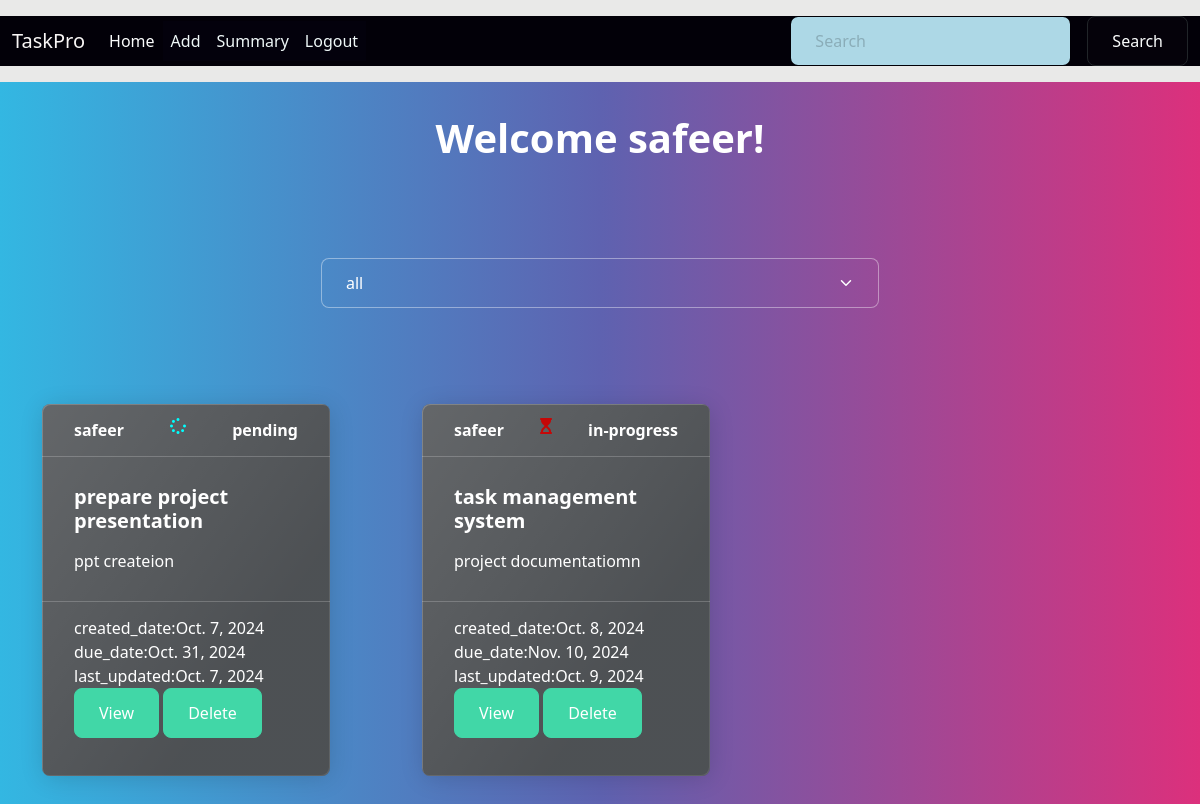
Page /all/ (signed in) on the earlier database version.
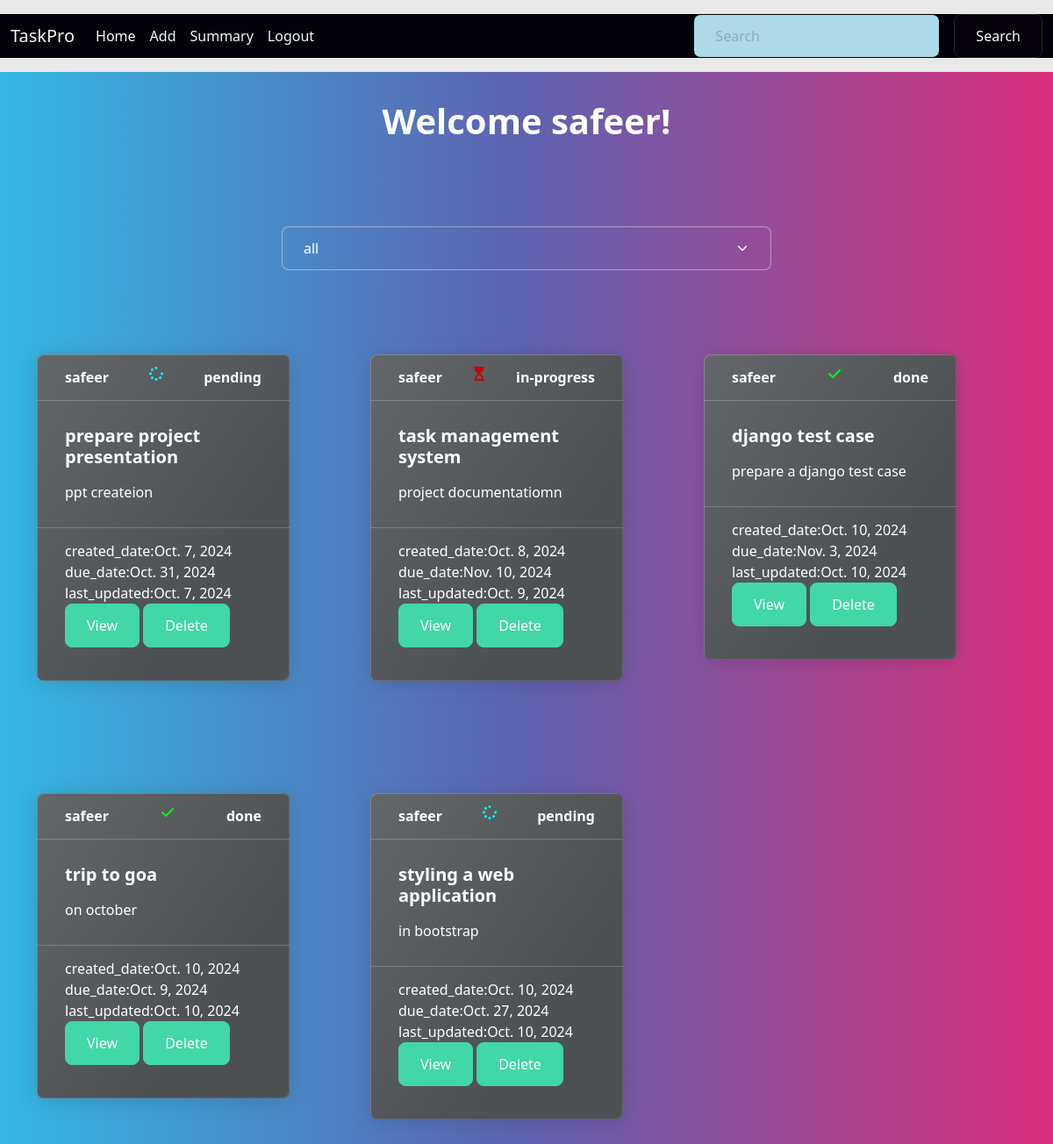
Same page on the later database version.
### myapp/models.py (models this page shows, shortened)
class Task(models.Model):
    title=models.CharField(max_length=200)
    description=models.TextField()
    created_date=models.DateTimeField(auto_now_add=True)
    due_date=models.DateTimeField(null=True)
    updated_date=models.DateTimeField(auto_now=True)
    category_choices=(
        ("personal","personal"),
        ("business","business")
    )
    category=models.CharField(max_length=200,choices=category_choices,default="personal")
    status_choices=(
        ("pending","pending"),
        ("in-progress","in-progress"),
        ("done","done")
    )
    status=models.CharField(max_length=200,choices=status_choices,default="pending")
    user=models.ForeignKey(User,on_delete=models.CASCADE)

### myapp/views.py (the view)
# urls.py: path('all/',views.TaskListView.as_view(),name="task-all"),
@method_decorator(decs,name="dispatch")
class TaskListView(View):
    def get(self,request,*args,**kwargs):
        search_txt=request.GET.get("search_text")
        selected_category=request.GET.get("category","all")
        if selected_category == "all":
            qs=Task.objects.filter(user=request.user)
        else:
            qs=Task.objects.filter(category=selected_category,user=request.user)
        if search_txt != None:
            qs=Task.objects.filter(user=request.user)
            qs=qs.filter(Q(title__icontains=search_txt)|Q(description__icontains=search_txt))
        return render(request,"task_list.html",{"tasks":qs,"selected":selected_category})

### myapp/templates/task_list.html (shortened to what this page needs)
{%extends 'base.html'%}
{%block main_block%}
<div class="container">
    <h1 style="text-align: center;" class="mt-3">Welcome {{request.user}}!</h1>
    <div class="w-50 mx-auto mt-5">
        <form action="">
            <select name="category" id="" class="form-select" onchange="this.form.submit()">
                <option value="all" {%if selected == "all" %} selected {%endif%}>all</option>
            </select>
        </form>
    </div>
</div>
<div class="container">
    <div class="row">
        {%for t in tasks%}
        <div class="col-4">
            <div class="card text-bg-dark mb-3 mt-5" style="max-width: 18rem;color: #f8f6f6;">
                <div class="card-header d-flex justify-content-between">
                    <div> {{t.user}} </div>
                        {%if t.status == 'done' %}
                            <i class="fa-solid fa-check "  style="color: rgb(9, 243, 9);" ></i>
                        {%endif%}
                        {%if t.status == 'pending' %}
                            <i class="fa-solid fa-spinner" style="color: aqua;"></i>
                        {%endif%}
                        {%if t.status == 'in-progress' %}
                            <i class="fa-solid fa-hourglass-start" style="color: rgb(197, 7, 7);"></i>
                        {%endif%}
                    <div> {{t.status}} </div>
                </div>
                <div class="card-body">
                    <h5 class="card-title">{{t.title}}</h5>
                    <p class="card-text">{{t.description}}</p>
                </div>
                <div class="card-footer text-body-white">
                    created_date:{{t.created_date | date}}
                    due_date:{{t.due_date | date}}
                    last_updated:{{t.updated_date | date}}
                    <div>
                    <a class="btn btn-success" href="{% url 'task-edit' t.id %}" role="button">View</a>
                    <a class="btn btn-success" href="{% url 'task-delete' t.id %}" role="button">Delete</a>
                    </div>
                </div>
            </div>
        </div>
        {%endfor%}
    </div>
</div>
{%endblock%}

### myapp/templates/base.html (shortened to what this page needs)
<!DOCTYPE html>
{%load static%}
<html lang="en">
<head>
    <link rel="stylesheet" href="{% static 'css/bootstrap.min.css'%}">
</head>
<body>
    <nav class="navbar navbar-expand-lg navbar-light bg-light" >
        <div class="container-fluid" style="background-color: rgb(2, 0, 8);">
          <a class="navbar-brand " href="#" style="color: rgb(248, 245, 245);">TaskPro</a>
          <div class="collapse navbar-collapse" id="navbarSupportedContent">
            <ul class="navbar-nav me-auto mb-2 mb-lg-0">
              <li class="nav-item">
                <a class="nav-link active " aria-current="page" href="{% url 'task-all' %}" style="color: rgb(251, 252, 252);">Home</a>
              </li>
              <li class="nav-item">
                <a href="{% url 'task-create' %}" class="nav-link active" aria-current="page" style="color: rgb(239, 248, 248);background-color: rgb(3, 1, 12);">Add</a>
              </li>
              <li>
                <a href="{% url 'task-summary'%}" class="nav-link active" aria-current="page" style="color: rgb(239, 248, 248);background-color: rgb(3, 1, 12);">Summary</a>
              </li>
              <li>
                <a href="{%url 'logout'%}" class="nav-link active" aria-current="page" style="color: rgb(239, 248, 248);background-color: rgb(3, 1, 12);">Logout</a>
              </li>
            </ul>
            <form class="d-flex" action="{%url 'task-all'%}">
              <input class="form-control me-2" type="search" placeholder="Search" aria-label="Search" name="search_text" style="background-color: lightblue;">
              <button class="btn btn-dark" type="submit"  style="color: rgb(251, 253, 253);background-color: rgb(5, 2, 10);">Search</button>
            </form>
          </div>
        </div>
      </nav>
    {%block main_block%}
    {%endblock%}
</body>
</html>

Differences in the rows shown:
added Task: user "safeer", status "done", title "django test case", description "prepare a django test case", created_date "Oct. 10, 2024", due_date "Nov. 3, 2024", updated_date "Oct. 10, 2024"
added Task: user "safeer", status "done", title "trip to goa", description "on october", created_date "Oct. 10, 2024", due_date "Oct. 9, 2024", updated_date "Oct. 10, 2024"
added Task: user "safeer", status "pending", title "styling a web application", description "in bootstrap", created_date "Oct. 10, 2024", due_date "Oct. 27, 2024", updated_date "Oct. 10, 2024"
